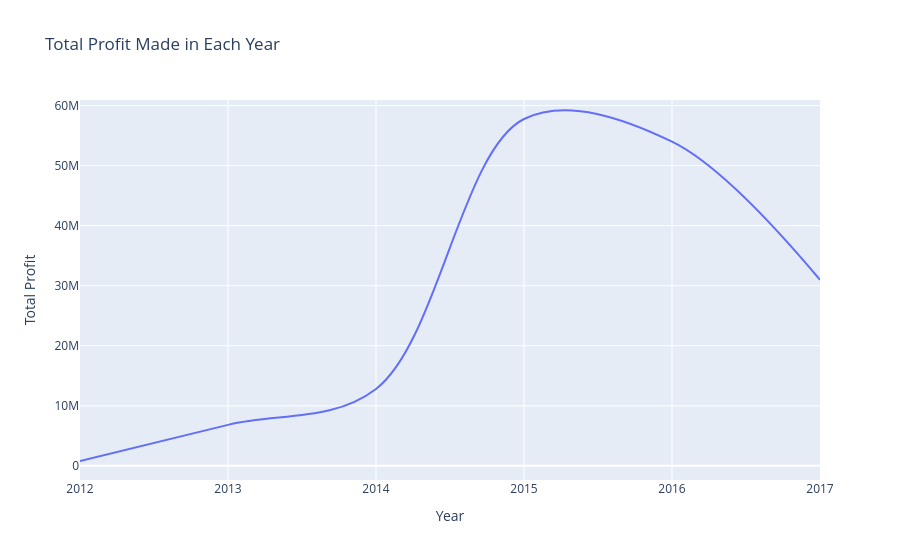

Source (notebook cell):
### Code cell
px.line(
    x=df.resample('YE')['profit'].sum().index.year,
    y=df.resample('YE')['profit'].sum().values,
    title='Total Profit Made in Each Year' ,
    labels={
        'x' : 'Year',
        'y' : 'Total Profit'
    },
    line_shape='spline'   
)

### Figure 1 — Plotly figure (JSON) as saved in the notebook; plotly's stock layout.template omitted (floating-point values rounded to 4 significant figures)
{"data": [{"hovertemplate": "Year=%{x}<br>Total Profit=%{y}<extra></extra>", "legendgroup": "", "line": {"color": "#636efa", "dash": "solid", "shape": "spline"}, "marker": {"symbol": "circle"}, "mode": "lines", "name": "", "orientation": "v", "showlegend": false, "type": "scatter", "x": [2012, 2013, 2014, 2015, 2016, 2017], "xaxis": "x", "y": [809520, 6828680, 12813065, 57770840, 53989980, 30976940], "yaxis": "y"}], "layout": {"legend": {"tracegroupgap": 0}, "title": {"text": "Total Profit Made in Each Year"}, "xaxis": {"anchor": "y", "domain": [0, 1], "title": {"text": "Year"}}, "yaxis": {"anchor": "x", "domain": [0, 1], "title": {"text": "Total Profit"}}}}
